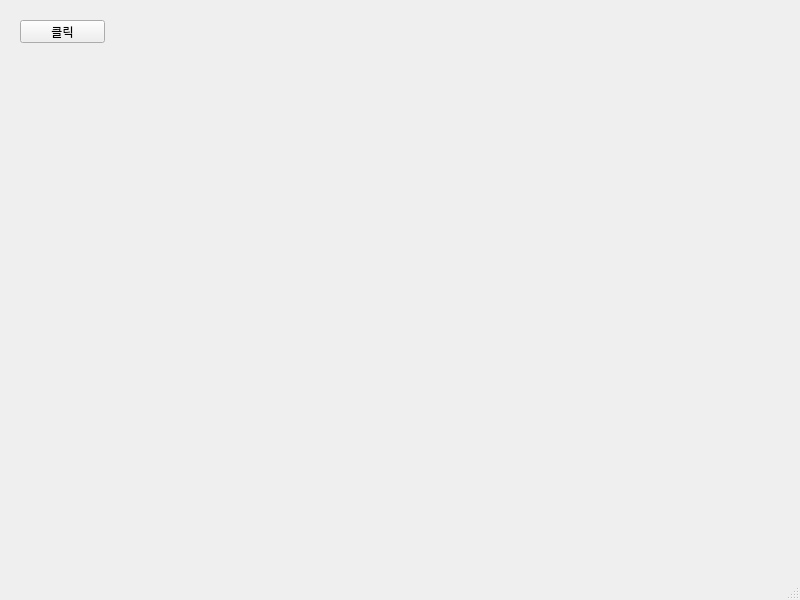
<?xml version="1.0" encoding="UTF-8"?>
<ui version="4.0">
 <class>MainWindow</class>
 <widget class="QMainWindow" name="MainWindow">
  <property name="geometry">
   <rect>
    <x>0</x>
    <y>0</y>
    <width>800</width>
    <height>600</height>
   </rect>
  </property>
  <property name="windowTitle">
   <string>MainWindow</string>
  </property>
  <widget class="QWidget" name="centralwidget">
   <widget class="QPushButton" name="pushButton">
    <property name="geometry">
     <rect>
      <x>20</x>
      <y>20</y>
      <width>85</width>
      <height>23</height>
     </rect>
    </property>
    <property name="text">
     <string>클릭</string>
    </property>
   </widget>
  </widget>
  <widget class="QMenuBar" name="menubar">
   <property name="geometry">
    <rect>
     <x>0</x>
     <y>0</y>
     <width>800</width>
     <height>21</height>
    </rect>
   </property>
  </widget>
  <widget class="QStatusBar" name="statusbar"/>
 </widget>
 <resources/>
 <connections/>
</ui>
